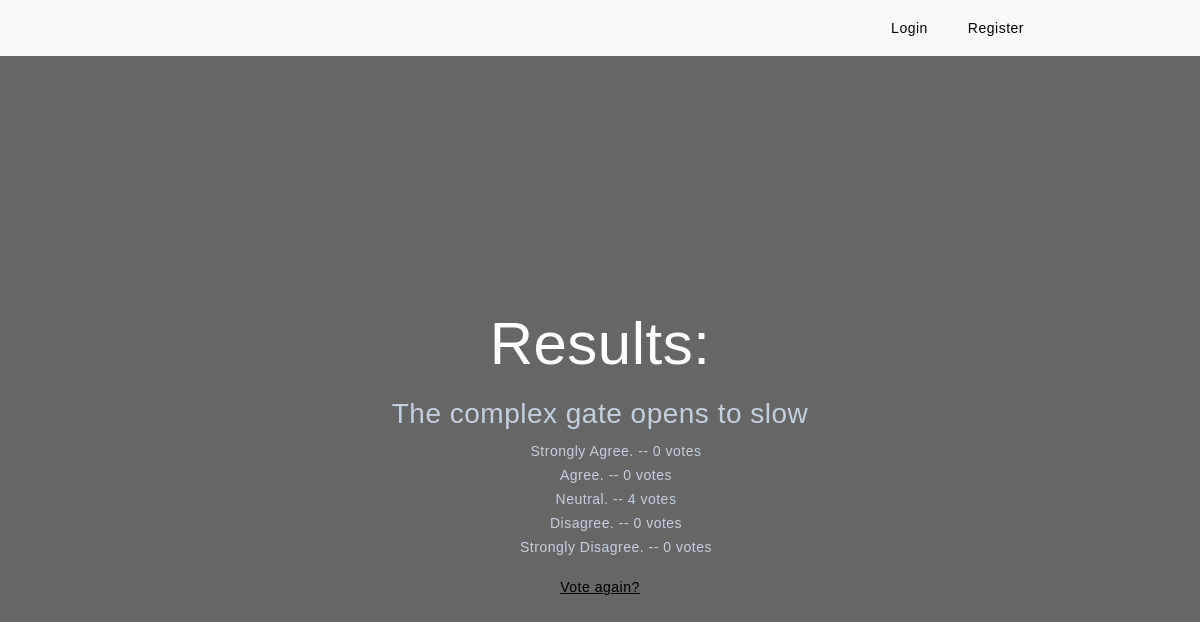
Screenshot of /polls/3/results/ with the database file from the repository.
### polls_app/models.py (models this page shows, shortened)
class Question(models.Model):
    question_text = models.CharField(max_length=200)
    pub_date = models.DateTimeField('date published')

class Choice(models.Model):
    question = models.ForeignKey(Question, on_delete=models.CASCADE)
    choice_text = models.CharField(max_length=200)
    votes = models.IntegerField(default=0)

### polls_app/views.py (the view)
# urls.py: path('<int:pk>/results/', views.ResultsView.as_view(), name='results'),
class ResultsView(generic.DetailView):
    model = Question
    template_name = 'polls_app/results.html'

### polls_app/templates/polls_app/results.html (shortened to what this page needs)
{%load static %}
<!DOCTYPE html>
<html lang="en">
  <head>
	<link href="https://cdn.jsdelivr.net/npm/bootstrap@5.3.0-alpha1/dist/css/bootstrap.min.css" rel="stylesheet">
    <link rel="stylesheet" href="{% static 'css/index_style.css' %}" />
  </head>
  <body>
	<header>
	    <nav class="navbar navbar-expand-sm bg-light d-flex justify-content-end pe-5 py-2">
		    <ul class="navbar-nav pe-5 me-5">
			    {%if request.user.is_authenticated %}
                <span class="center">Hi {{ request.user.username | title }} |</span>
			    <li class="nav-item">
	  			    <a class="nav-link" href="{% url 'polls_app:index' %}">My Posts</a>
				</li>
			    <li class="nav-item me-4">
		            <a class="nav-link" href="{% url 'users:logout' %}">Logout</a>
			    </li>
		        {%else%}
		        <li class="nav-item me-4">
			        <a class="nav-link" href="{% url 'users:login' %}">Login</a>
		        </li>
		        <li class="nav-item me-4" >
	  		        <a class="nav-link" href="{% url 'users:register' %}">Register</a>
		        </li>
		        {%endif%}
		    </ul>
	    </nav>
	</header>
	<div class="overlay">
        <div class="container" id="grid">
          <div class="row align-items-center">
              <div class="col-md-10 text-center">
                  <h1>Results:</h1>
                  <main>
                    <h3>{{ question.question_text }}</h3>
                    <ul>
                        {% for choice in question.choice_set.all %}
                        <li>{{ choice.choice_text }} -- {{ choice.votes }} vote{{ choice.votes|pluralize }}</li>
                        {% endfor %}
                    </ul>
                    <a href="{% url 'polls_app:detail' question.id %}">Vote again?</a>
                  </main>
              </div>
          </div>
      </div>
    </div>
    </body>
</html>

### ByPopularDemand/static/css/index_style.css (style rules this page uses)
html, body { height:100%; padding: 0; margin: 0; color: white; }
html { background-position: center; background-size: cover; background-repeat: no-repeat; position: relative; }
.overlay { position: relative; top: 0; left: 0; height: 100%; width: 100%; background-color: rgba(0,0,0, 0.6); }
.row { height: 100vh; position: relative; }
nav { padding-left:80px; padding-right: 80px; }
body { height: 100vh; width: 100%; margin: auto; margin-top: 0px; margin-bottom: 0px; font-size: 14px; font-family: "Montserrat", sans-serif; color: #c4cfde; letter-spacing: 0.5px; font-weight: 500; display: block; line-height: 24px; background-color: transparent; }
#grid { display: grid; grid-template-columns: 100%; column-gap: 10px; margin:auto; }
h1 { font-family: "Montserrat", sans-serif; color: #ffffff; font-weight: 500; font-size: 60px; line-height: 62px; margin-bottom: 22px; }
ul, li { list-style-type: none; }
a:link { color: #000000; }

### rows the page displays
Question: question_text "The complex gate opens to slow"
Choice: choice_text "Strongly Agree.", votes "0"
Choice: choice_text "Agree.", votes "0"
Choice: choice_text "Neutral.", votes "4"
Choice: choice_text "Disagree.", votes "0"
Choice: choice_text "Strongly Disagree.", votes "0"
